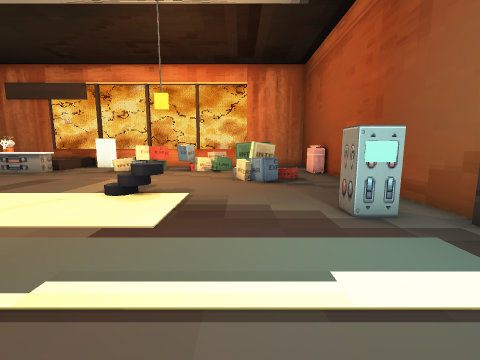
[1] (above)

14 first-person views from a walk through a level from a Godot 3-D game. The camera is 1.4 m above the floor, tilts 8° down and sees 90° across. The floor is counted in squares, 1 m on a side. Each view is taken from the middle of a square. On the plan, view 1 faces up. The plan holds only what a view shows up to about 13 squares ahead; the rest is blank. Some surface patterns are stand-ins.

[2]
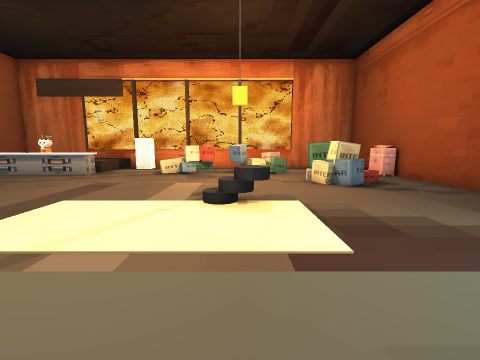

[3]
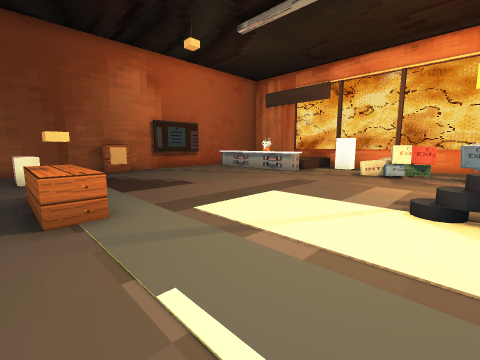

[4]
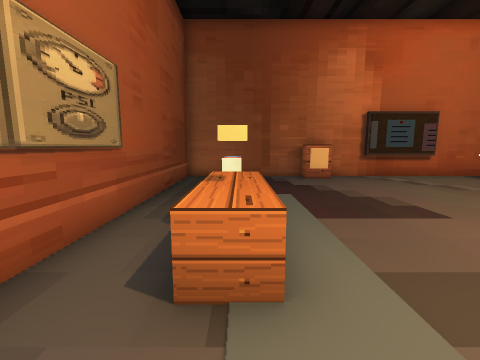

[5]
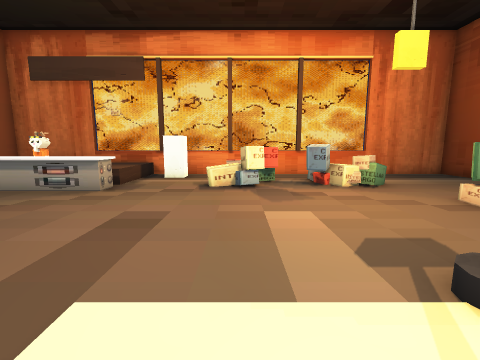

[6]
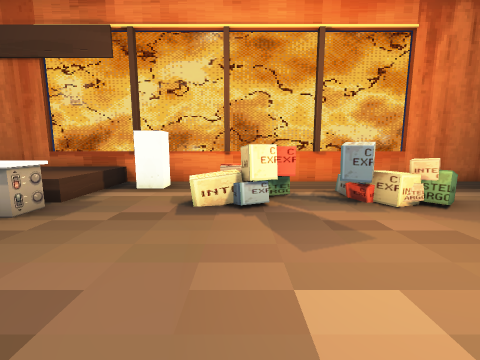

[7]
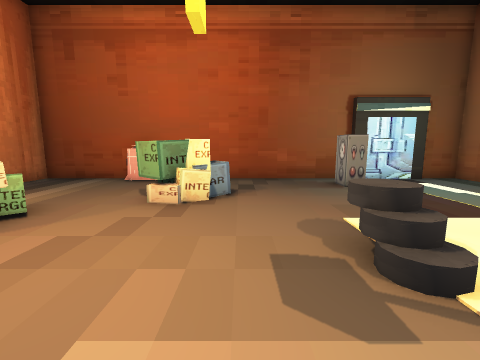

[8]
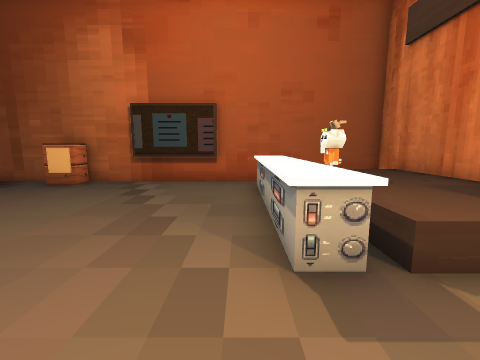

[9]
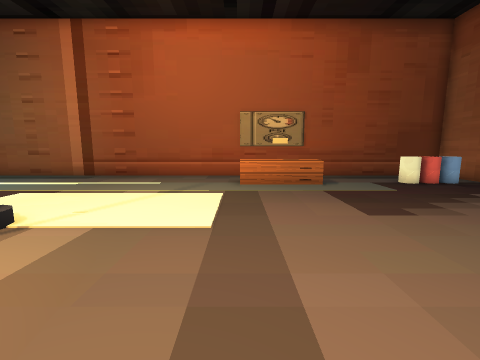

[10]
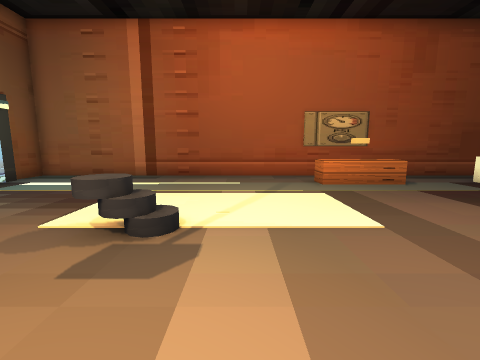

[11]
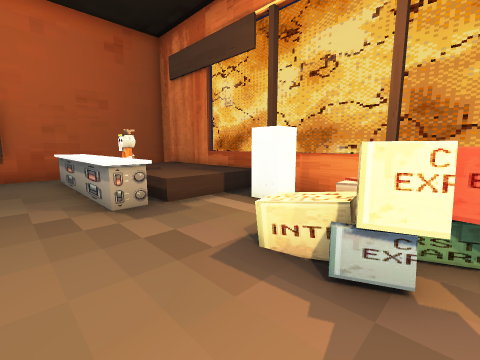

[12]
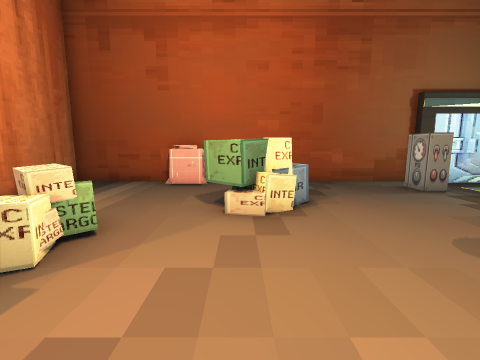

[13]
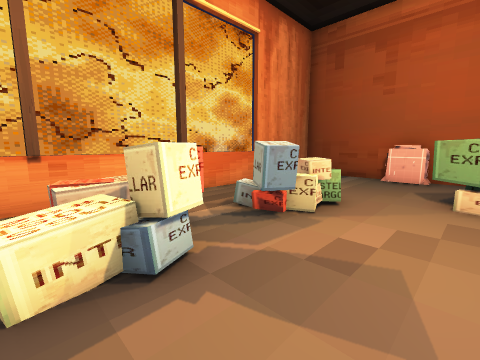

[14]
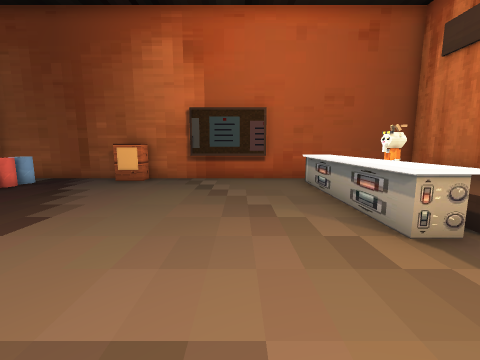

### Floor plan
Key: @ floor where view 1 was taken; # wall or solid block; . floor; D closed door; = window, fence, low wall or low ledge; ^ raised ledge; T tire; B block; F fridge; O other object.
Columns run from 18 left of view 1 to 5 right of it. Each row starts with its distance up from view 1.
 18 ########################
 17 # ^^^^^^....  ....  ...#
 16 # ^^^^^^.F.   ...  ....#
 15 #   ^^^^....==.=  .....#
 14 #   OO^^...^^#.^O=.....#
 13 #.^^^^^^..............O#
 12 #......................#
 11 ##................^#...#
 10 ##................^#...#
  9 ##.....................#
  8 ##.....................#
  7 #..............TT......#
  6 #^.....................#
  5 #^...................#.#
  4 #.....................##
  3 #.....................D
  2 #.^^...^BB^...........D#
  1 #......................#
  0 #.................@....#
 -1 ########################

Positions as (right, up) in squares from view 1, and headings:
1: (0, 0), facing up
2: (-3, 1), facing up
3: (-3, 1), facing up-left
4: (-6, 2), facing left
5: (-6, 5), facing up
6: (-6, 8), facing up
7: (-6, 9), facing right
8: (-8, 12), facing left
9: (-8, 11), facing down
10: (-5, 11), facing down
11: (-5, 11), facing up-left
12: (-5, 11), facing right
13: (-7, 11), facing up-right
14: (-7, 10), facing left
